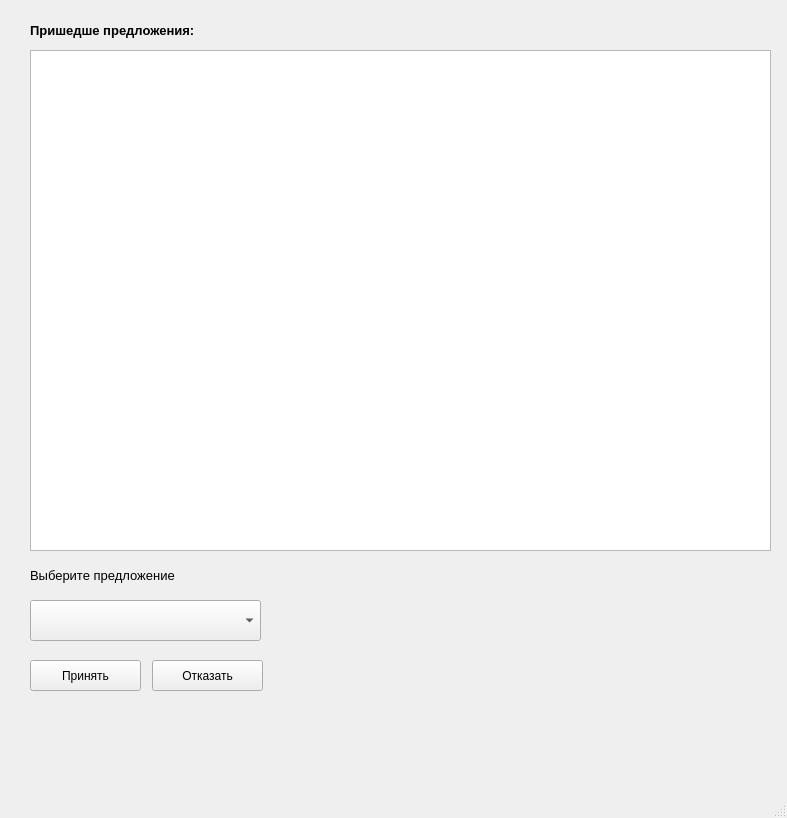
<?xml version="1.0" encoding="UTF-8"?>
<ui version="4.0">
 <class>MainWindow</class>
 <widget class="QMainWindow" name="MainWindow">
  <property name="geometry">
   <rect>
    <x>0</x>
    <y>0</y>
    <width>787</width>
    <height>818</height>
   </rect>
  </property>
  <property name="windowTitle">
   <string>Предложения</string>
  </property>
  <widget class="QWidget" name="centralwidget">
   <widget class="QLabel" name="label">
    <property name="geometry">
     <rect>
      <x>30</x>
      <y>10</y>
      <width>241</width>
      <height>41</height>
     </rect>
    </property>
    <property name="font">
     <font>
      <pointsize>10</pointsize>
      <weight>75</weight>
      <bold>true</bold>
     </font>
    </property>
    <property name="text">
     <string>Пришедше предложения:</string>
    </property>
   </widget>
   <widget class="QComboBox" name="comboBox">
    <property name="geometry">
     <rect>
      <x>30</x>
      <y>600</y>
      <width>231</width>
      <height>41</height>
     </rect>
    </property>
    <property name="font">
     <font>
      <pointsize>10</pointsize>
     </font>
    </property>
   </widget>
   <widget class="QLabel" name="label_2">
    <property name="geometry">
     <rect>
      <x>30</x>
      <y>565</y>
      <width>231</width>
      <height>21</height>
     </rect>
    </property>
    <property name="font">
     <font>
      <pointsize>10</pointsize>
     </font>
    </property>
    <property name="text">
     <string>Выберите предложение</string>
    </property>
   </widget>
   <widget class="QPushButton" name="pushButton">
    <property name="geometry">
     <rect>
      <x>30</x>
      <y>660</y>
      <width>111</width>
      <height>31</height>
     </rect>
    </property>
    <property name="text">
     <string>Принять</string>
    </property>
   </widget>
   <widget class="QPushButton" name="pushButton_2">
    <property name="geometry">
     <rect>
      <x>152</x>
      <y>660</y>
      <width>111</width>
      <height>31</height>
     </rect>
    </property>
    <property name="text">
     <string>Отказать</string>
    </property>
   </widget>
   <widget class="QTableWidget" name="tableWidget">
    <property name="geometry">
     <rect>
      <x>30</x>
      <y>50</y>
      <width>741</width>
      <height>501</height>
     </rect>
    </property>
   </widget>
  </widget>
  <widget class="QMenuBar" name="menubar">
   <property name="geometry">
    <rect>
     <x>0</x>
     <y>0</y>
     <width>787</width>
     <height>26</height>
    </rect>
   </property>
  </widget>
  <widget class="QStatusBar" name="statusbar"/>
 </widget>
 <resources/>
 <connections/>
</ui>
